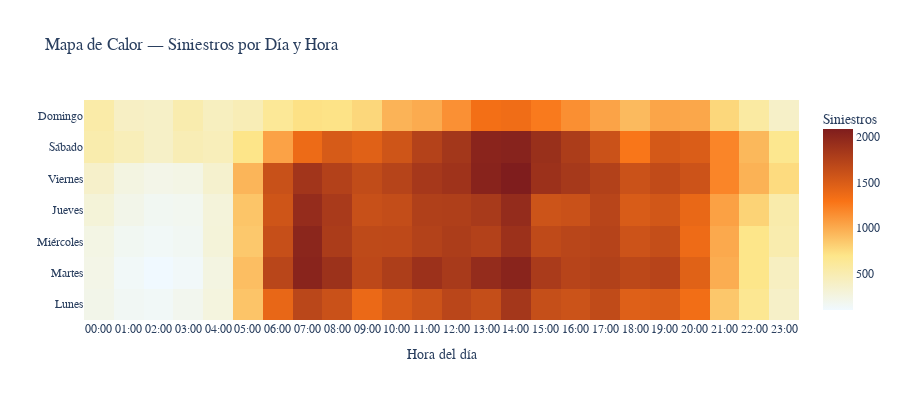

Notebook code cell kept with this figure:
### Markdown cell above
---

### 3.4  ¿En qué horas y días ocurren más accidentes?

### Code cell
if 'hora' in col_map and 'DIA_SEM' in df.columns:

    # Extraer hora — formato '2017/06/12 05:30:00+00'
    df['HORA_NUM'] = (
        pd.to_datetime(
            df[col_map['hora']].astype(str).str.replace('+00', '+0000', regex=False),
            format='%Y/%m/%d %H:%M:%S%z', errors='coerce'
        ).dt.hour
    )

    validos = df['HORA_NUM'].notna().sum()
    print(f'Registros con hora válida: {validos:,}')

    if validos == 0:
        print(' No hay datos de hora — el heatmap no puede generarse.')
        print(f'   Valores únicos: {df[col_map["hora"]].dropna().unique()[:5]}')
    else:
        dias_orden = ['Monday','Tuesday','Wednesday','Thursday','Friday','Saturday','Sunday']
        dias_es    = ['Lunes','Martes','Miércoles','Jueves','Viernes','Sábado','Domingo']
        dia_map    = dict(zip(dias_orden, dias_es))

        df['DIA_ES'] = df['DIA_SEM'].map(dia_map).fillna(df['DIA_SEM'])

        heatmap_data = (
            df.dropna(subset=['HORA_NUM', 'DIA_ES'])
            .assign(HORA_NUM=lambda d: d['HORA_NUM'].astype(int))
            .groupby(['DIA_ES', 'HORA_NUM'])
            .size()
            .reset_index(name='Total')
            .pivot(index='DIA_ES', columns='HORA_NUM', values='Total')
            .reindex(columns=range(24), fill_value=0)
            .fillna(0)
            .reindex([d for d in dias_es if d in df['DIA_ES'].unique()])
        )

        fig4 = go.Figure(go.Heatmap(
            z=heatmap_data.values,
            x=[f'{h:02d}:00' for h in range(24)],
            y=heatmap_data.index.tolist(),
            colorscale=[
                [0.0, '#f0f9ff'],
                [0.3, '#fde68a'],
                [0.6, '#f97316'],
                [1.0, '#7f1d1d']
            ],
            hovertemplate='Día: %{y}<br>Hora: %{x}<br>Siniestros: %{z:,}<extra></extra>',
            colorbar=dict(title='Siniestros')
        ))

        fig4.update_layout(
            title=' Mapa de Calor — Siniestros por Día y Hora',
            title_font_size=17,
            height=400,
            template='plotly_white',
            font_family='Arial',
            xaxis_title='Hora del día',
            yaxis_title=''
        )

        fig4.show()
        fig4.write_html('graficos_interactivos/04_heatmap_hora_dia.html')
        print(' Guardado: 04_heatmap_hora_dia.html')

else:
    print(' Columnas de hora o día no disponibles.')

### Figure 1 — Plotly figure (JSON) as saved in the notebook; plotly's stock layout.template omitted (floating-point values rounded to 4 significant figures; data arrays with more than 128 entries replaced by an {"elided": "..."} marker saying what was removed)
{"data": [{"colorbar": {"title": {"text": "Siniestros"}}, "colorscale": [[0, "#f0f9ff"], [0.3, "#fde68a"], [0.6, "#f97316"], [1, "#7f1d1d"]], "hovertemplate": "Día: %{y}<br>Hora: %{x}<br>Siniestros: %{z:,}<extra></extra>", "type": "heatmap", "x": ["00:00", "01:00", "02:00", "03:00", "04:00", "05:00", "06:00", "07:00", "08:00", "09:00", "10:00", "11:00", "12:00", "13:00", "14:00", "15:00", "16:00", "17:00", "18:00", "19:00", "20:00", "21:00", "22:00", "23:00"], "y": ["Lunes", "Martes", "Miércoles", "Jueves", "Viernes", "Sábado", "Domingo"], "z": {"elided": "7x24 int values"}}], "layout": {"font": {"family": "Arial"}, "height": 400, "title": {"font": {"size": 17}, "text": " Mapa de Calor — Siniestros por Día y Hora"}, "xaxis": {"title": {"text": "Hora del día"}}, "yaxis": {"title": {"text": ""}}}}
